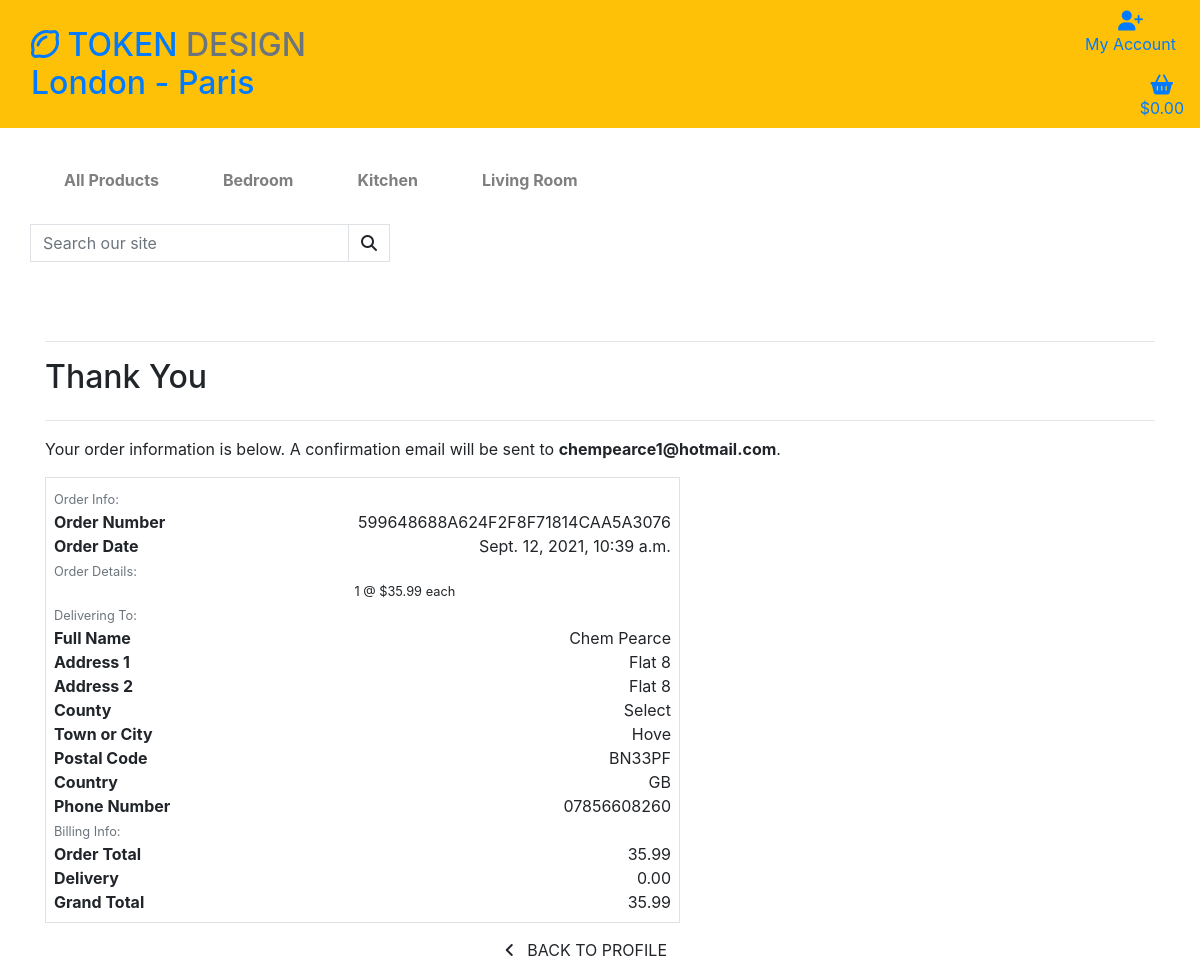
Screenshot of /profile/order_history/599648688A624F2F8F71814CAA5A3076 with the database file from the repository.
### checkout/models.py (models this page shows, shortened)
class Order(models.Model):
    order_number = models.CharField(max_length=32, null=False, editable=False)
    user_profile = models.ForeignKey(UserProfile, on_delete=models.SET_NULL,
                                     null=True, blank=True, related_name='orders')
    full_name = models.CharField(max_length=50, null=False, blank=False)
    email = models.EmailField(max_length=254, null=False, blank=False)
    phone_number = models.CharField(max_length=20, null=False, blank=False)
    country = CountryField(blank_label='Country *', null=False, blank=False)
    postcode = models.CharField(max_length=20, null=True, blank=True)
    town_or_city = models.CharField(max_length=40, null=False, blank=False)
    street_address1 = models.CharField(max_length=80, null=False, blank=False)
    street_address2 = models.CharField(max_length=80, null=True, blank=True)
    county = models.CharField(max_length=80, null=True, blank=True)
    date = models.DateTimeField(auto_now_add=True)
    delivery_cost = models.DecimalField(max_digits=6, decimal_places=2, null=False, default=0)
    order_total = models.DecimalField(max_digits=10, decimal_places=2, null=False, default=0)
    grand_total = models.DecimalField(max_digits=10, decimal_places=2, null=False, default=0)
    original_cart = models.TextField(null=False, blank=False, default='')
    stripe_pid = models.CharField(max_length=254, null=False, blank=False, default='')

class OrderLineItem(models.Model):
    order = models.ForeignKey(Order, null=False, blank=False, on_delete=models.CASCADE, related_name='lineitems')
    product = models.ForeignKey(Product, null=False, blank=False, on_delete=models.CASCADE)
    quantity = models.IntegerField(null=False, blank=False, default=0)
    lineitem_total = models.DecimalField(max_digits=6, decimal_places=2, null=False, blank=False, editable=False)

### products/models.py (models this page shows, shortened)
class Product(models.Model):
    category = models.ForeignKey('Category', null=True, blank=True, on_delete=models.SET_NULL)
    sku = models.CharField(max_length=254, null=True, blank=True)
    name = models.CharField(max_length=254)
    description = models.TextField()
    price = models.DecimalField(max_digits=6, decimal_places=2)
    rating = models.DecimalField(max_digits=6, decimal_places=2, null=True, blank=True)
    image_url = models.URLField(max_length=1024, null=True, blank=True)
    image = models.ImageField(null=True, blank=True)

### profiles/views.py (the view)
# urls.py: path('order_history/<order_number>', views.order_history, name='order_history')
def order_history(request, order_number):
    order = get_object_or_404(Order, order_number=order_number)
    messages.info(request, (
        f'This is a past confirmation for order number {order_number}. '
        'A confirmation email was sent on the order date.'
    ))
    template = 'checkout/checkout_success.html'
    context = {
        'order': order,
        'from_profile': True,
    }
    return render(request, template, context)

### shopping_cart/contexts.py (called while the page is built, shortened)
def cart_contents(request):
    cart_items = []
    total = 0
    product_count = 0
    shopping_cart = request.session.get('shopping_cart', {})
    if total < settings.FREE_DELIVERY_POINT:
        delivery = total * Decimal(settings.STANDARD_DELIVERY_PERCENTAGE / 100)
        free_delivery_delta = settings.FREE_DELIVERY_POINT - total
    else:
        delivery = 0
        free_delivery_delta = 0
    grand_total = delivery + total
    context = {
        'cart_items': cart_items,
        'total': total,
        'product_count': product_count,
        'delivery': delivery,
        'free_delivery_delta': free_delivery_delta,
        'free_delivery_point': settings.FREE_DELIVERY_POINT,
        'grand_total': grand_total,
    }
    return context

### checkout/templates/checkout/checkout_success.html (shortened to what this page needs)
{% extends "base.html" %}
{% load static %}
{% block extra_css %}
    <link rel="stylesheet" href="{% static 'checkout/css/checkout.css' %}">
{% endblock %}
{% block content %}
    <div class="container checkout-container">
        <div class="row">
            <div class="col">
                <hr>
                <h2 class="logo-font mb-4">Thank You</h2>
                <hr>
                <p class="text-black">Your order information is below. A confirmation email will be sent to <strong>{{ order.email }}</strong>.</p>
            </div>
        </div>
        <div class="row">
            <div class="col-12 col-lg-7">
                <div class="order-confirmation-wrapper p-2 border">
                    <div class="row">
                        <div class="col">
                            <small class="text-muted">Order Info:</small>
                        </div>
                    </div>
                    <div class="row">
                        <div class="col-12 col-md-4">
                            <p class="mb-0 text-black font-weight-bold">Order Number</p>
                        </div>
                        <div class="col-12 col-md-8 text-md-right">
                            <p class="mb-0">{{ order.order_number }}</p>
                        </div>
                    </div>
                    <div class="row">
                        <div class="col-12 col-md-4">
                            <p class="mb-0 text-black font-weight-bold">Order Date</p>
                        </div>
                        <div class="col-12 col-md-8 text-md-right">
                            <p class="mb-0">{{ order.date }}</p>
                        </div>
                    </div>
                    <div class="row">
                        <div class="col">
                            <small class="text-muted">Order Details:</small>
                        </div>
                    </div>
                    {% for item in order.lineitems.all %}
                    <div class="row">
                        <div class="col-12 col-md-8 text-md-right">
                            <p class="small mb-0">{{ item.quantity }} @ ${{ item.product.price }} each</p>
                        </div>
                    </div>
                    {% endfor %}
                    <div class="row">
                        <div class="col">
                            <small class="text-muted">Delivering To:</small>
                        </div>
                    </div>
                    <div class="row">
                        <div class="col-12 col-md-4">
                            <p class="mb-0 text-black font-weight-bold">Full Name</p>
                        </div>
                        <div class="col-12 col-md-8 text-md-right">
                            <p class="mb-0">{{ order.full_name }}</p>
                        </div>
                    </div>
                    <div class="row">
                        <div class="col-12 col-md-4">
                            <p class="mb-0 text-black font-weight-bold">Address 1</p>
                        </div>
                        <div class="col-12 col-md-8 text-md-right">
                            <p class="mb-0">{{ order.street_address1 }}</p>
                        </div>
                    </div>
                    {% if order.street_address2 %}
                    <div class="row">
                        <div class="col-12 col-md-4">
                            <p class="mb-0 text-black font-weight-bold">Address 2</p>
                        </div>
                        <div class="col-12 col-md-8 text-md-right">
                            <p class="mb-0">{{ order.street_address1 }}</p>
                        </div>
                    </div>
                    {% endif %}
                    {% if order.county %}
                    <div class="row">
                        <div class="col-12 col-md-4">
                            <p class="mb-0 text-black font-weight-bold">County</p>
                        </div>
                        <div class="col-12 col-md-8 text-md-right">
                            <p class="mb-0">{{ order.county }}</p>
                        </div>
                    </div>
                    {% endif %}
                    <div class="row">
                        <div class="col-12 col-md-4">
                            <p class="mb-0 text-black font-weight-bold">Town or City</p>
                        </div>
                        <div class="col-12 col-md-8 text-md-right">
                            <p class="mb-0">{{ order.town_or_city }}</p>
                        </div>
                    </div>
                    {% if order.postcode %}
                    <div class="row">
                        <div class="col-12 col-md-4">
                            <p class="mb-0 text-black font-weight-bold">Postal Code</p>
                        </div>
                        <div class="col-12 col-md-8 text-md-right">
                            <p class="mb-0">{{ order.postcode }}</p>
                        </div>
                    </div>
                    {% endif %}
                    <div class="row">
                        <div class="col-12 col-md-4">
                            <p class="mb-0 text-black font-weight-bold">Country</p>
                        </div>
                        <div class="col-12 col-md-8 text-md-right">
                            <p class="mb-0">{{ order.country }}</p>
                        </div>
                    </div>
                    <div class="row">
                        <div class="col-12 col-md-4">
                            <p class="mb-0 text-black font-weight-bold">Phone Number</p>
                        </div>
                        <div class="col-12 col-md-8 text-md-right">
                            <p class="mb-0">{{ order.phone_number }}</p>
                        </div>
                    </div>
                    <div class="row">
                        <div class="col">
                            <small class="text-muted">Billing Info:</small>
                        </div>
                    </div>
                    <div class="row">
                        <div class="col-12 col-md-4">
                            <p class="mb-0 text-black font-weight-bold">Order Total</p>
                        </div>
                        <div class="col-12 col-md-8 text-md-right">
                            <p class="mb-0">{{ order.order_total }}</p>
                        </div>
                    </div>
                    <div class="row">
                        <div class="col-12 col-md-4">
                            <p class="mb-0 text-black font-weight-bold">Delivery</p>
                        </div>
                        <div class="col-12 col-md-8 text-md-right">
                            <p class="mb-0">{{ order.delivery_cost }}</p>
                        </div>
                    </div>
                    <div class="row">
                        <div class="col-12 col-md-4">
                            <p class="mb-0 text-black font-weight-bold">Grand Total</p>
                        </div>
                        <div class="col-12 col-md-8 text-md-right">
                            <p class="mb-0">{{ order.grand_total }}</p>
                        </div>
                    </div>
                </div>
            </div>
        </div>
        <div class="row">
			<div class="col-12 col-lg-7 text-right">
                {% if from_profile %}
                    <a href="{% url 'profile' %}" class="btn btn-black rounded-0 my-2">
                        <span class="icon mr-2">
                            <i class="fas fa-angle-left"></i>
                        </span>
                        <span class="text-uppercase">Back to Profile</span>
                    </a>
                {% else %}
                    <a href="{% url 'products' %}?" class="btn btn-black rounded-0 my-2">
                        <span class="icon mr-2">
                            <i class="fas fa-gifts"></i>
                        </span>
                    </a>
                {% endif %}
			</div>
		</div>
    </div>
{% endblock %}

### checkout/static/checkout/css/checkout.css (style rules this page uses)
.checkout-container { margin-top:100px; }

### rows the page displays
Order: email "chempearce1@hotmail.com", order_number "599648688A624F2F8F71814CAA5A3076", date "Sept. 12, 2021, 10:39 a.m.", full_name "Chem Pearce", street_address1 "Flat 8", county "Select", town_or_city "Hove", postcode "BN33PF", country "GB", phone_number "07856608260", order_total "35.99", delivery_cost "0.00", grand_total "35.99"
OrderLineItem: quantity "1", product.price "35.99"
